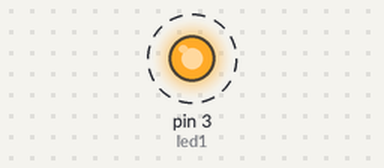
A sketch run on a simulated Arduino Uno, built with avr-gcc and run on an emulated ATmega328P. Shown: output pins drawn as LEDs (lit = HIGH). Dashed ring = blinking.

Above: at 0.2 s.
Timing chart, 0 to 3.0 s (numbered marks = the images above):
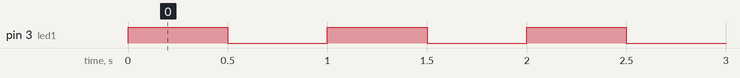

Measured:
- by itself, pin 3 (led1): alternates HIGH for 0.50 s and LOW for 0.50 s

The sketch:

codigo.ino
```cpp
const int led1 = 3;


void setup()
{
  pinMode(led1, OUTPUT);


}

void loop()

 {
  digitalWrite(led1, HIGH);
  delay(500);
  digitalWrite(led1, LOW);
  delay(500);
 }
```
